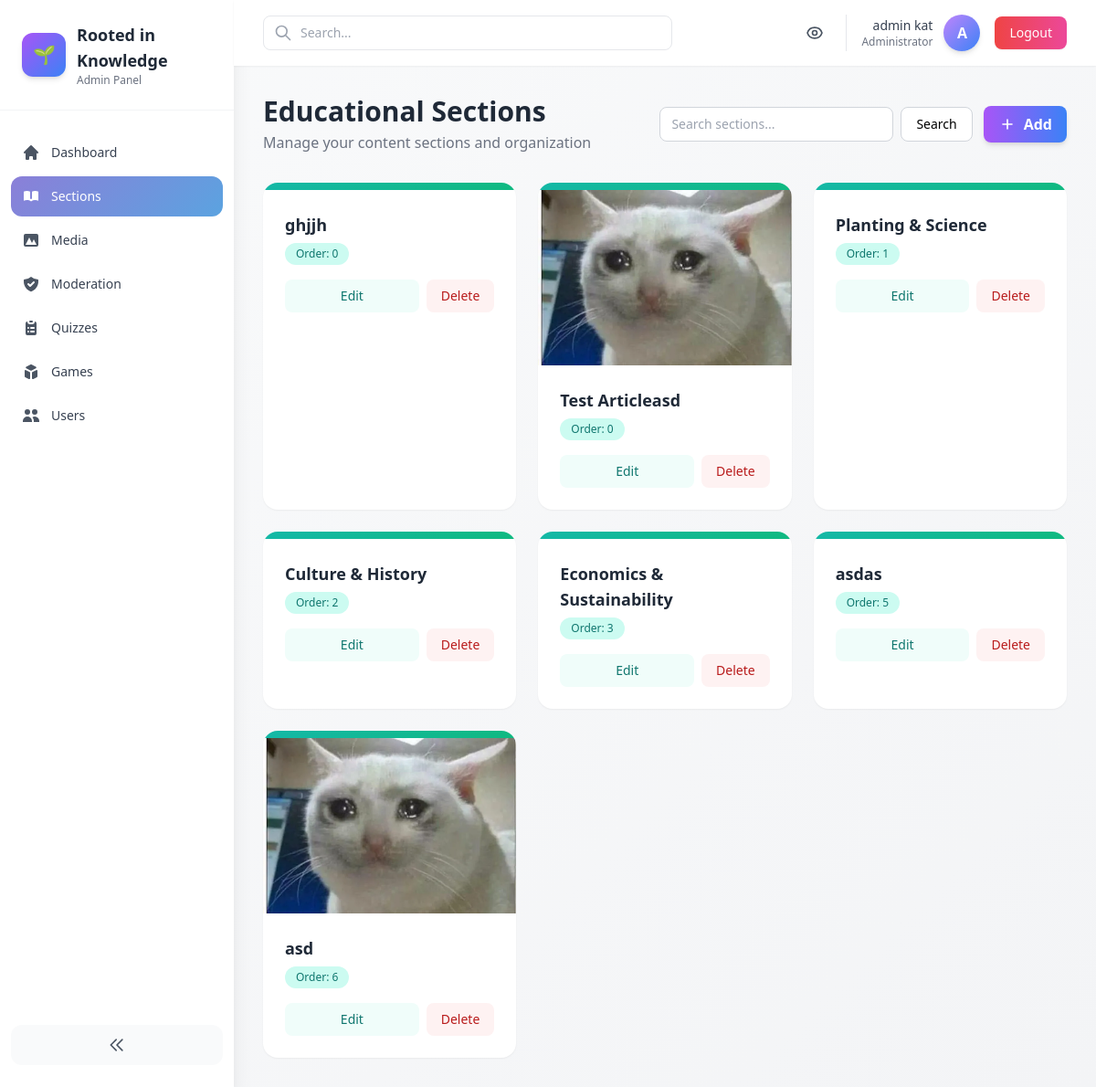
The app's page /admin-panel/sections/ (signed in) with its own data.
### core/models.py (models this page shows, shortened)
class EducationalSection(models.Model):
    SLUG_MAX = 100
    title = models.CharField(max_length=200)
    slug = models.SlugField(max_length=SLUG_MAX, unique=True)
    description = models.TextField(blank=True)
    content = models.TextField(blank=True)
    order = models.PositiveIntegerField(default=0)
    created_at = models.DateTimeField(auto_now_add=True)
    header_image = models.ImageField(upload_to='section_headers/', blank=True, null=True)
    content_image = models.ImageField(upload_to='section_content/', blank=True, null=True)
    class Meta:
        ordering = ['order', '-created_at']

### core/admin_panel/views.py (the view)
# urls.py: path('admin-panel/sections/', admin_views.SectionListView.as_view(), name='admin_sections'),
@method_decorator(staff_member_required, name='dispatch')
class SectionListView(ListView):
    model = EducationalSection
    template_name = 'core/admin_panel/section_list.html'
    context_object_name = 'sections'
    paginate_by = 12
    def get_queryset(self):
        qs = super().get_queryset()
        q = self.request.GET.get('q')
        if q:
            qs = qs.filter(title__icontains=q)
        return qs

### core/templates/core/admin_panel/section_list.html (shortened to what this page needs)
{% extends 'core/admin_panel/base.html' %}
{% block content %}
<div class="flex flex-col sm:flex-row sm:items-center sm:justify-between mb-8 gap-4">
  <div>
    <h1 class="text-3xl font-bold text-gray-800">Educational Sections</h1>
    <p class="text-gray-500 mt-1">Manage your content sections and organization</p>
  </div>
  <div class="flex items-center gap-3 w-full sm:w-auto">
    <form method="get" class="flex items-center gap-2 w-full sm:w-auto">
      <input type="search" name="q" value="{{ request.GET.q }}" placeholder="Search sections..." class="w-full sm:w-64 px-3 py-2 border border-gray-300 rounded-lg text-sm focus:outline-none focus:ring-2 focus:ring-purple-500 focus:border-transparent" />
      <button type="submit" class="px-4 py-2 text-sm bg-white border border-gray-300 rounded-lg hover:bg-gray-50">Search</button>
    </form>
    <a href="{% url 'core:admin_section_add' %}" class="inline-flex items-center justify-center gap-2 px-4 py-2 bg-gradient-to-r from-purple-500 to-blue-500 text-white font-semibold rounded-lg hover:from-purple-600 hover:to-blue-600 transition-all shadow-md hover:shadow-lg">
      <svg class="w-5 h-5" fill="none" stroke="currentColor" viewBox="0 0 24 24">
        <path stroke-linecap="round" stroke-linejoin="round" stroke-width="2" d="M12 6v6m0 0v6m0-6h6m-6 0H6"></path>
      </svg>
      Add
    </a>
  </div>
</div>
<div class="grid grid-cols-1 md:grid-cols-2 lg:grid-cols-3 gap-6">
  {% for s in sections %}
  <div class="bg-white rounded-2xl shadow-sm hover:shadow-md transition-all overflow-hidden">
    <div class="h-2 bg-gradient-to-r from-teal-500 to-emerald-500"></div>
    {% if s.content_image %}
    <div class="relative w-full h-48 overflow-hidden">
      <img src="{{ s.content_image.url }}" alt="{{ s.title }}" class="w-full h-full object-cover" />
    </div>
    {% endif %}
    <div class="p-6">
      <div class="flex items-start justify-between mb-3">
        <div class="flex-1">
          <h3 class="text-lg font-bold text-gray-800 mb-1">{{ s.title }}</h3>
          <span class="inline-block px-3 py-1 text-xs font-medium rounded-full bg-teal-100 text-teal-700">
            Order: {{ s.order }}
          </span>
        </div>
      </div>
      <div class="flex gap-2">
        <a href="{% url 'core:admin_section_edit' s.pk %}" class="flex-1 px-4 py-2 bg-teal-50 text-teal-700 text-sm font-medium rounded-lg hover:bg-teal-100 transition-colors text-center">
          Edit
        </a>
        <a href="{% url 'core:admin_section_delete' s.pk %}" class="px-4 py-2 bg-red-50 text-red-700 text-sm font-medium rounded-lg hover:bg-red-100 transition-colors">
          Delete
        </a>
      </div>
    </div>
  </div>
  {% endfor %}
</div>
{% endblock %}

### core/templates/core/admin_panel/base.html (shortened to what this page needs)
<!doctype html>
<html lang="en">
  <head>
    <script src="https://cdn.tailwindcss.com"></script>
  </head>
  <body class="bg-gradient-to-br from-gray-50 to-gray-100 min-h-screen antialiased" x-data="{ sidebarOpen: true, mobileMenuOpen: false }">
    <div class="min-h-screen flex">
      <aside :class="sidebarOpen ? 'w-64' : 'w-20'" class="bg-white shadow-xl transition-all duration-300 h-screen sticky top-0 hidden lg:block">
        <div class="p-6 border-b border-gray-100">
          <div class="flex items-center gap-3">
            <div class="w-12 h-12 bg-gradient-to-br from-purple-500 to-blue-500 rounded-xl flex items-center justify-center text-white shadow-md flex-shrink-0">
              <span class="text-xl">🌱</span>
            </div>
            <div x-show="sidebarOpen" x-transition>
              <div class="text-lg font-bold text-gray-800">Rooted in Knowledge</div>
              <p class="text-xs text-gray-500">Admin Panel</p>
            </div>
          </div>
        </div>
        <nav class="mt-6 px-3">
          <ul class="space-y-1 text-sm">
            <li>
              <a href="{% url 'core:admin_dashboard' %}" class="flex items-center gap-3 p-3 rounded-xl hover:bg-purple-50 transition-all group {% if request.resolver_match.url_name == 'admin_dashboard' %}active-nav{% endif %}">
                <svg class="w-5 h-5 flex-shrink-0 {% if request.resolver_match.url_name == 'admin_dashboard' %}text-white{% else %}text-gray-600 group-hover:text-purple-600{% endif %}" fill="currentColor" viewBox="0 0 20 20">
                  <path d="M10.707 2.293a1 1 0 00-1.414 0l-7 7a1 1 0 001.414 1.414L4 10.414V17a1 1 0 001 1h2a1 1 0 001-1v-2a1 1 0 011-1h2a1 1 0 011 1v2a1 1 0 001 1h2a1 1 0 001-1v-6.586l.293.293a1 1 0 001.414-1.414l-7-7z"></path>
                </svg>
                <span x-show="sidebarOpen" class="font-medium {% if request.resolver_match.url_name == 'admin_dashboard' %}text-white{% else %}text-gray-700 group-hover:text-purple-600{% endif %}">Dashboard</span>
              </a>
            </li>
            <li>
              <a href="{% url 'core:admin_sections' %}" class="flex items-center gap-3 p-3 rounded-xl hover:bg-purple-50 transition-all group {% if 'section' in request.resolver_match.url_name %}active-nav{% endif %}">
                <svg class="w-5 h-5 flex-shrink-0 {% if 'section' in request.resolver_match.url_name %}text-white{% else %}text-gray-600 group-hover:text-purple-600{% endif %}" fill="currentColor" viewBox="0 0 20 20">
                  <path d="M9 4.804A7.968 7.968 0 005.5 4c-1.255 0-2.443.29-3.5.804v10A7.969 7.969 0 015.5 14c1.669 0 3.218.51 4.5 1.385A7.962 7.962 0 0114.5 14c1.255 0 2.443.29 3.5.804v-10A7.968 7.968 0 0014.5 4c-1.255 0-2.443.29-3.5.804V12a1 1 0 11-2 0V4.804z"></path>
                </svg>
                <span x-show="sidebarOpen" class="font-medium {% if 'section' in request.resolver_match.url_name %}text-white{% else %}text-gray-700 group-hover:text-purple-600{% endif %}">Sections</span>
              </a>
            </li>
            <li>
              <a href="{% url 'core:admin_media' %}" class="flex items-center gap-3 p-3 rounded-xl hover:bg-purple-50 transition-all group {% if 'media' in request.resolver_match.url_name %}active-nav{% endif %}">
                <svg class="w-5 h-5 flex-shrink-0 {% if 'media' in request.resolver_match.url_name %}text-white{% else %}text-gray-600 group-hover:text-purple-600{% endif %}" fill="currentColor" viewBox="0 0 20 20">
                  <path fill-rule="evenodd" d="M4 3a2 2 0 00-2 2v10a2 2 0 002 2h12a2 2 0 002-2V5a2 2 0 00-2-2H4zm12 12H4l4-8 3 6 2-4 3 6z" clip-rule="evenodd"></path>
                </svg>
                <span x-show="sidebarOpen" class="font-medium {% if 'media' in request.resolver_match.url_name %}text-white{% else %}text-gray-700 group-hover:text-purple-600{% endif %}">Media</span>
              </a>
            </li>
            <li>
              <a href="{% url 'core:admin_moderation' %}" class="flex items-center gap-3 p-3 rounded-xl hover:bg-purple-50 transition-all group {% if 'moderation' in request.resolver_match.url_name %}active-nav{% endif %}">
                <svg class="w-5 h-5 flex-shrink-0 {% if 'moderation' in request.resolver_match.url_name %}text-white{% else %}text-gray-600 group-hover:text-purple-600{% endif %}" fill="currentColor" viewBox="0 0 20 20">
                  <path fill-rule="evenodd" d="M2.166 4.999A11.954 11.954 0 0010 1.944 11.954 11.954 0 0017.834 5c.11.65.166 1.32.166 2.001 0 5.225-3.34 9.67-8 11.317C5.34 16.67 2 12.225 2 7c0-.682.057-1.35.166-2.001zm11.541 3.708a1 1 0 00-1.414-1.414L9 10.586 7.707 9.293a1 1 0 00-1.414 1.414l2 2a1 1 0 001.414 0l4-4z" clip-rule="evenodd"></path>
                </svg>
                <span x-show="sidebarOpen" class="font-medium {% if 'moderation' in request.resolver_match.url_name %}text-white{% else %}text-gray-700 group-hover:text-purple-600{% endif %}">Moderation</span>
              </a>
            </li>
            <li>
              <a href="{% url 'core:admin_quizzes' %}" class="flex items-center gap-3 p-3 rounded-xl hover:bg-purple-50 transition-all group {% if 'quiz' in request.resolver_match.url_name %}active-nav{% endif %}">
                <svg class="w-5 h-5 flex-shrink-0 {% if 'quiz' in request.resolver_match.url_name %}text-white{% else %}text-gray-600 group-hover:text-purple-600{% endif %}" fill="currentColor" viewBox="0 0 20 20">
                  <path d="M9 2a1 1 0 000 2h2a1 1 0 100-2H9z"></path>
                  <path fill-rule="evenodd" d="M4 5a2 2 0 012-2 3 3 0 003 3h2a3 3 0 003-3 2 2 0 012 2v11a2 2 0 01-2 2H6a2 2 0 01-2-2V5zm3 4a1 1 0 000 2h.01a1 1 0 100-2H7zm3 0a1 1 0 000 2h3a1 1 0 100-2h-3zm-3 4a1 1 0 100 2h.01a1 1 0 100-2H7zm3 0a1 1 0 100 2h3a1 1 0 100-2h-3z" clip-rule="evenodd"></path>
                </svg>
                <span x-show="sidebarOpen" class="font-medium {% if 'quiz' in request.resolver_match.url_name %}text-white{% else %}text-gray-700 group-hover:text-purple-600{% endif %}">Quizzes</span>
              </a>
            </li>
            <li>
              <a href="{% url 'core:admin_games' %}" class="flex items-center gap-3 p-3 rounded-xl hover:bg-purple-50 transition-all group {% if 'game' in request.resolver_match.url_name %}active-nav{% endif %}">
                <svg class="w-5 h-5 flex-shrink-0 {% if 'game' in request.resolver_match.url_name %}text-white{% else %}text-gray-600 group-hover:text-purple-600{% endif %}" fill="currentColor" viewBox="0 0 20 20">
                  <path d="M11 17a1 1 0 001.447.894l4-2A1 1 0 0017 15V9.236a1 1 0 00-1.447-.894l-4 2a1 1 0 00-.553.894V17zM15.211 6.276a1 1 0 000-1.788l-4.764-2.382a1 1 0 00-.894 0L4.789 4.488a1 1 0 000 1.788l4.764 2.382a1 1 0 00.894 0l4.764-2.382zM4.447 8.342A1 1 0 003 9.236V15a1 1 0 00.553.894l4 2A1 1 0 009 17v-5.764a1 1 0 00-.553-.894l-4-2z"></path>
                </svg>
                <span x-show="sidebarOpen" class="font-medium {% if 'game' in request.resolver_match.url_name %}text-white{% else %}text-gray-700 group-hover:text-purple-600{% endif %}">Games</span>
              </a>
            </li>
            <li>
              <a href="{% url 'core:admin_users' %}" class="flex items-center gap-3 p-3 rounded-xl hover:bg-purple-50 transition-all group {% if 'user' in request.resolver_match.url_name %}active-nav{% endif %}">
                <svg class="w-5 h-5 flex-shrink-0 {% if 'user' in request.resolver_match.url_name %}text-white{% else %}text-gray-600 group-hover:text-purple-600{% endif %}" fill="currentColor" viewBox="0 0 20 20">
                  <path d="M9 6a3 3 0 11-6 0 3 3 0 016 0zM17 6a3 3 0 11-6 0 3 3 0 016 0zM12.93 17c.046-.327.07-.66.07-1a6.97 6.97 0 00-1.5-4.33A5 5 0 0119 16v1h-6.07zM6 11a5 5 0 015 5v1H1v-1a5 5 0 015-5z"></path>
                </svg>
                <span x-show="sidebarOpen" class="font-medium {% if 'user' in request.resolver_match.url_name %}text-white{% else %}text-gray-700 group-hover:text-purple-600{% endif %}">Users</span>
              </a>
            </li>
          </ul>
        </nav>
        <div class="absolute bottom-6 left-0 right-0 px-3">
          <button @click="sidebarOpen = !sidebarOpen" class="w-full p-3 bg-gray-50 hover:bg-gray-100 rounded-xl transition-all flex items-center justify-center">
            <svg class="w-5 h-5 text-gray-600" fill="none" stroke="currentColor" viewBox="0 0 24 24">
              <path stroke-linecap="round" stroke-linejoin="round" stroke-width="2" d="M11 19l-7-7 7-7m8 14l-7-7 7-7"></path>
            </svg>
          </button>
        </div>
      </aside>
      <div class="flex-1 flex flex-col min-w-0">
        <header class="bg-white shadow-sm sticky top-0 z-40">
          <div class="px-4 sm:px-6 lg:px-8 py-4 flex items-center justify-between">
            <div class="flex items-center gap-4 flex-1">
              <div class="relative max-w-md w-full">
                <input type="search" placeholder="Search..." class="w-full pl-10 pr-4 py-2 border border-gray-200 rounded-lg focus:outline-none focus:ring-2 focus:ring-purple-500 focus:border-transparent text-sm" />
                <svg class="w-5 h-5 text-gray-400 absolute left-3 top-1/2 -translate-y-1/2" fill="none" stroke="currentColor" viewBox="0 0 24 24">
                  <path stroke-linecap="round" stroke-linejoin="round" stroke-width="2" d="M21 21l-6-6m2-5a7 7 0 11-14 0 7 7 0 0114 0z"></path>
                </svg>
              </div>
            </div>
            <div class="flex items-center gap-4">
              <a href="/" class="p-2 hover:bg-gray-100 rounded-lg transition" title="View Site">
              </a>
             <a href="{% url 'core:profile' %}">
              <div class="flex items-center gap-3 pl-4 border-l border-gray-200">
                <div class="text-right hidden sm:block">
                  <div class="text-sm font-medium text-gray-700">{{ user.username }}</div>
                  <div class="text-xs text-gray-500">Administrator</div>
                </div>
                <div class="w-10 h-10 bg-gradient-to-br from-purple-400 to-blue-500 rounded-full flex items-center justify-center text-white font-semibold shadow-md">
                  {{ user.username|slice:":1"|upper }}
                </div>
              </div>
             </a>
              <a href="{% url 'logout' %}" class="px-4 py-2 text-sm font-medium text-white bg-gradient-to-r from-red-500 to-pink-500 hover:from-red-600 hover:to-pink-600 rounded-lg shadow-sm hover:shadow-md transition-all duration-200">
                Logout
              </a>
            </div>
          </div>
        </header>
        <main class="flex-1 p-4 sm:p-6 lg:p-8">
          {% block content %}{% endblock %}
        </main>
      </div>
    </div>
  </body>
</html>

### core/templates/core/admin_panel/base.html (style rules this page uses)
:root { --purple: #8B7FD8; --blue: #5BA3E0; }
.active-nav { background: linear-gradient(135deg, #8B7FD8 0%, #5BA3E0 100%); color: white; }

### records on screen
EducationalSection: title "ghjjh", order "0"
EducationalSection: content_image (picture), title "Test Articleasd", order "0"
EducationalSection: title "Planting & Science", order "1"
EducationalSection: title "Culture & History", order "2"
EducationalSection: title "Economics & Sustainability", order "3"
EducationalSection: title "asdas", order "5"
EducationalSection: content_image (picture), title "asd", order "6"

### other values on screen
{{ user.username }} "admin kat"
{{ user.username|slice:":1"|upper }} "A"
